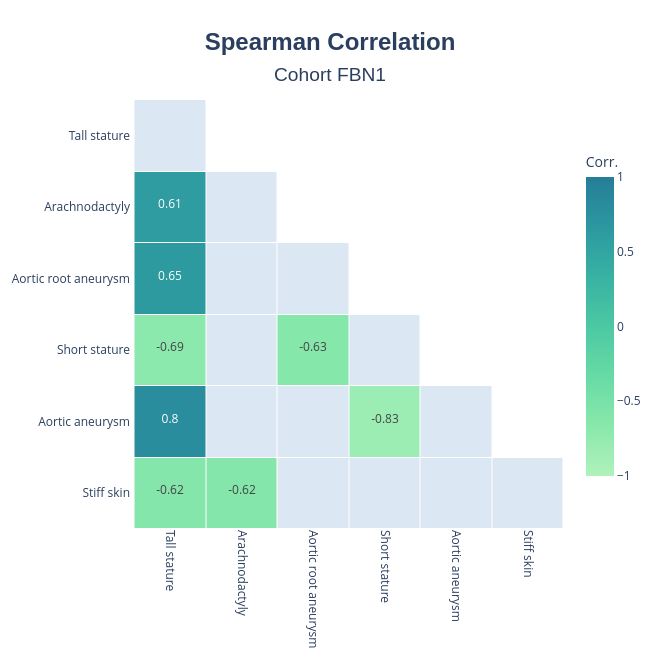

Notebook code for this chart:
### Markdown cell above
This step calculates the pairwise correlations between all HPO terms across individuals in the cohort. The result is a matrix of correlation values, along with statistical information like p-values and adjusted p-values.

* **positive correlation** → the two features tend to appear together
* **negative correlation** → the features tend to occur in mutually exclusive individuals
* **values near zero** → little or no association

**Key Parameters:**
* `min_individuals_for_correlation_test`: Ensures that correlations are only computed when there are enough individuals.
* `min_cooccurrence_count`: Filters out feature pairs that rarely co-occur.
* `n_jobs`: Controls parallelization (higher values are better for multi-core systems).

The correlation results will help identify phenotype–phenotype relationships, such as co-occurring phenotypes or mutually exclusive features.

---

## 4. Visualize correlation results

We can visualize the correlation results as a heatmap.

### Code cell
fig = analyzer.plot_correlation_heatmap_with_significance(
    stats_name='spearman',
    abs_threshold=0.6,
    adj_pval_threshold=0.1,
    title_name="Cohort FBN1",
)
fig.show()

### Figure 1 — Plotly figure (JSON) as saved in the notebook; plotly's stock layout.template omitted (floating-point values rounded to 4 significant figures)
{"data": [{"colorscale": [[0, "#dbe7f3"], [1, "#dbe7f3"]], "hoverinfo": "skip", "showscale": false, "type": "heatmap", "x": ["Tall stature", "Arachnodactyly", "Aortic root aneurysm", "Short stature", "Aortic aneurysm", "Stiff skin"], "xgap": 1, "y": ["Tall stature", "Arachnodactyly", "Aortic root aneurysm", "Short stature", "Aortic aneurysm", "Stiff skin"], "ygap": 1, "z": [[2, null, null, null, null, null], [null, 2, null, null, null, null], [null, 2, 2, null, null, null], [null, 2, null, 2, null, null], [null, 2, 2, null, 2, null], [null, null, 2, 2, 2, 2]]}, {"colorbar": {"len": 0.8, "thickness": 28, "title": {"text": "Corr."}}, "colorscale": [[0, "rgb(176, 242, 188)"], [0.1667, "rgb(137, 232, 172)"], [0.3333, "rgb(103, 219, 165)"], [0.5, "rgb(76, 200, 163)"], [0.6667, "rgb(56, 178, 163)"], [0.8333, "rgb(44, 152, 160)"], [1, "rgb(37, 125, 152)"]], "hoverinfo": "text", "hovertext": [["<b>HPO_A</b>: Tall stature (HP:0000098)<br><b>HPO_B</b>: Tall stature (HP:0000098)<br><b>Not shown due to</b>: these two HPO terms are ontologically related (ancestor/descendant/self).", "", "", "", "", ""], ["<b>HPO_A</b>: Tall stature (HP:0000098)<br><b>HPO_B</b>: Arachnodactyly (HP:0001166)<br><b>Corr</b>: 0.61<br><b>p-val</b>: 0.000000<br><b>p-val_corrected</b>: 0.000000<br><b>Counts(A/B): E/E</b>: 35, <b>E/O</b>: 5, <b>O/E</b>: 12, <b>O/O</b>: 33<br><b>Total_individuals</b>: 85<br><b>N_PMIDs</b>: 17<br><b>PMIDs</b>: 10756346, 11175294, 12203992, 20375004 ... (+13 more)", "<b>HPO_A</b>: Arachnodactyly (HP:0001166)<br><b>HPO_B</b>: Arachnodactyly (HP:0001166)<br><b>Not shown due to</b>: these two HPO terms are ontologically related (ancestor/descendant/self).", "", "", "", ""], ["<b>HPO_A</b>: Tall stature (HP:0000098)<br><b>HPO_B</b>: Aortic root aneurysm (HP:0002616)<br><b>Corr</b>: 0.65<br><b>p-val</b>: 0.000000<br><b>p-val_corrected</b>: 0.000000<br><b>Counts(A/B): E/E</b>: 70, <b>E/O</b>: 10, <b>O/E</b>: 7, <b>O/O</b>: 26<br><b>Total_individuals</b>: 113<br><b>N_PMIDs</b>: 18<br><b>PMIDs</b>: 10756346, 11175294, 12203992, 20375004 ... (+14 more)", "<b>HPO_A</b>: Arachnodactyly (HP:0001166)<br><b>HPO_B</b>: Aortic root aneurysm (HP:0002616)<br><b>Not shown due to</b>: the correlation did not pass the statistical filters (|corr| >= 0.6 and adjusted p-value < 0.1).", "<b>HPO_A</b>: Aortic root aneurysm (HP:0002616)<br><b>HPO_B</b>: Aortic root aneurysm (HP:0002616)<br><b>Not shown due to</b>: these two HPO terms are ontologically related (ancestor/descendant/self).", "", "", ""], ["<b>HPO_A</b>: Tall stature (HP:0000098)<br><b>HPO_B</b>: Short stature (HP:0004322)<br><b>Corr</b>: -0.69<br><b>p-val</b>: 0.000000<br><b>p-val_corrected</b>: 0.000000<br><b>Counts(A/B): E/E</b>: 16, <b>E/O</b>: 37, <b>O/E</b>: 33, <b>O/O</b>: 0<br><b>Total_individuals</b>: 86<br><b>N_PMIDs</b>: 5<br><b>PMIDs</b>: 10756346, 11175294, 12203992, 20375004 ... (+1 more)", "<b>HPO_A</b>: Arachnodactyly (HP:0001166)<br><b>HPO_B</b>: Short stature (HP:0004322)<br><b>Not shown due to</b>: the correlation did not pass the statistical filters (|corr| >= 0.6 and adjusted p-value < 0.1).", "<b>HPO_A</b>: Aortic root aneurysm (HP:0002616)<br><b>HPO_B</b>: Short stature (HP:0004322)<br><b>Corr</b>: -0.63<br><b>p-val</b>: 0.000000<br><b>p-val_corrected</b>: 0.000000<br><b>Counts(A/B): E/E</b>: 19, <b>E/O</b>: 33, <b>O/E</b>: 33, <b>O/O</b>: 0<br><b>Total_individuals</b>: 85<br><b>N_PMIDs</b>: 5<br><b>PMIDs</b>: 10756346, 11175294, 12203992, 20375004 ... (+1 more)", "<b>HPO_A</b>: Short stature (HP:0004322)<br><b>HPO_B</b>: Short stature (HP:0004322)<br><b>Not shown due to</b>: these two HPO terms are ontologically related (ancestor/descendant/self).", "", ""], ["<b>HPO_A</b>: Tall stature (HP:0000098)<br><b>HPO_B</b>: Aortic aneurysm (HP:0004942)<br><b>Corr</b>: 0.80<br><b>p-val</b>: 0.000000<br><b>p-val_corrected</b>: 0.000000<br><b>Counts(A/B): E/E</b>: 45, <b>E/O</b>: 1, <b>O/E</b>: 7, <b>O/O</b>: 26<br><b>Total_individuals</b>: 79<br><b>N_PMIDs</b>: 13<br><b>PMIDs</b>: 10756346, 11175294, 12203992, 20375004 ... (+9 more)", "<b>HPO_A</b>: Arachnodactyly (HP:0001166)<br><b>HPO_B</b>: Aortic aneurysm (HP:0004942)<br><b>Not shown due to</b>: the correlation did not pass the statistical filters (|corr| >= 0.6 and adjusted p-value < 0.1).", "<b>HPO_A</b>: Aortic root aneurysm (HP:0002616)<br><b>HPO_B</b>: Aortic aneurysm (HP:0004942)<br><b>Not shown due to</b>: these two HPO terms are ontologically related (ancestor/descendant/self).", "<b>HPO_A</b>: Short stature (HP:0004322)<br><b>HPO_B</b>: Aortic aneurysm (HP:0004942)<br><b>Corr</b>: -0.83<br><b>p-val</b>: 0.000000<br><b>p-val_corrected</b>: 0.000000<br><b>Counts(A/B): E/E</b>: 7, <b>E/O</b>: 33, <b>O/E</b>: 34, <b>O/O</b>: 0<br><b>Total_individuals</b>: 74<br><b>N_PMIDs</b>: 5<br><b>PMIDs</b>: 10756346, 11175294, 12203992, 20375004 ... (+1 more)", "<b>HPO_A</b>: Aortic aneurysm (HP:0004942)<br><b>HPO_B</b>: Aortic aneurysm (HP:0004942)<br><b>Not shown due to</b>: these two HPO terms are ontologically related (ancestor/descendant/self).", ""], ["<b>HPO_A</b>: Tall stature (HP:0000098)<br><b>HPO_B</b>: Stiff skin (HP:0030053)<br><b>Corr</b>: -0.62<br><b>p-val</b>: 0.000001<br><b>p-val_corrected</b>: 0.000010<br><b>Counts(A/B): E/E</b>: 9, <b>E/O</b>: 37, <b>O/E</b>: 8, <b>O/O</b>: 0<br><b>Total_individuals</b>: 54<br><b>N_PMIDs</b>: 4<br><b>PMIDs</b>: 10756346, 11175294, 12203992, 20375004", "<b>HPO_A</b>: Arachnodactyly (HP:0001166)<br><b>HPO_B</b>: Stiff skin (HP:0030053)<br><b>Corr</b>: -0.62<br><b>p-val</b>: 0.000000<br><b>p-val_corrected</b>: 0.000006<br><b>Counts(A/B): E/E</b>: 9, <b>E/O</b>: 39, <b>O/E</b>: 8, <b>O/O</b>: 0<br><b>Total_individuals</b>: 56<br><b>N_PMIDs</b>: 4<br><b>PMIDs</b>: 10756346, 11175294, 12203992, 20375004", "<b>HPO_A</b>: Aortic root aneurysm (HP:0002616)<br><b>HPO_B</b>: Stiff skin (HP:0030053)<br><b>Not shown due to</b>: the correlation did not pass the statistical filters (|corr| >= 0.6 and adjusted p-value < 0.1).", "<b>HPO_A</b>: Short stature (HP:0004322)<br><b>HPO_B</b>: Stiff skin (HP:0030053)<br><b>Not shown due to</b>: the correlation did not pass the statistical filters (|corr| >= 0.6 and adjusted p-value < 0.1).", "<b>HPO_A</b>: Aortic aneurysm (HP:0004942)<br><b>HPO_B</b>: Stiff skin (HP:0030053)<br><b>Not shown due to</b>: the correlation could not be computed for this HPO pair.", "<b>HPO_A</b>: Stiff skin (HP:0030053)<br><b>HPO_B</b>: Stiff skin (HP:0030053)<br><b>Not shown due to</b>: these two HPO terms are ontologically related (ancestor/descendant/self)."]], "text": [["", "", "", "", "", ""], ["0.61", "", "", "", "", ""], ["0.65", "", "", "", "", ""], ["-0.69", "", "-0.63", "", "", ""], ["0.8", "", "", "-0.83", "", ""], ["-0.62", "-0.62", "", "", "", ""]], "texttemplate": "<span style='font-size:12px'>%{text}</span>", "type": "heatmap", "x": ["Tall stature", "Arachnodactyly", "Aortic root aneurysm", "Short stature", "Aortic aneurysm", "Stiff skin"], "xgap": 1, "y": ["Tall stature", "Arachnodactyly", "Aortic root aneurysm", "Short stature", "Aortic aneurysm", "Stiff skin"], "ygap": 1, "z": [[null, null, null, null, null, null], [0.6107, null, null, null, null, null], [0.6469, null, null, null, null, null], [-0.6857, null, -0.6346, null, null, null], [0.7966, null, null, -0.8271, null, null], [-0.6152, -0.6183, null, null, null, null]], "zmax": 1, "zmid": 0, "zmin": -1}], "layout": {"height": 660, "paper_bgcolor": "white", "plot_bgcolor": "white", "title": {"font": {"family": "Arial", "size": 24}, "text": "<b>Spearman Correlation</b><br><span style='font-size:0.8em'>Cohort FBN1</span>", "x": 0.5, "xanchor": "center", "yanchor": "top"}, "width": 660, "xaxis": {"tickangle": 90, "tickfont": {"size": 12}}, "yaxis": {"autorange": "reversed", "scaleanchor": "x", "scaleratio": 1, "tickfont": {"size": 12}}}}
